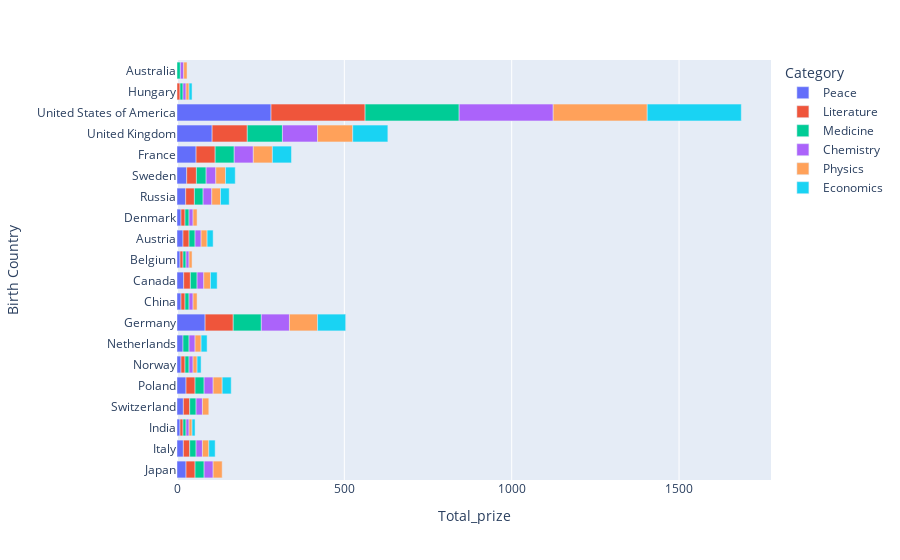

The notebook cell this image was saved under:
### Code cell
fig = px.bar(countries_by_prizes,
             x='Total_prize',
             y='Birth Country',
             color='Category',
             orientation='h',
             )

fig.show()

### Figure 1 — Plotly figure (JSON) as saved in the notebook; plotly's stock layout.template omitted (floating-point values rounded to 4 significant figures)
{"data": [{"alignmentgroup": "True", "hovertemplate": "Category=Peace<br>Total_prize=%{x}<br>Birth Country=%{y}<extra></extra>", "legendgroup": "Peace", "marker": {"color": "#636efa", "pattern": {"shape": ""}}, "name": "Peace", "offsetgroup": "Peace", "orientation": "h", "showlegend": true, "textposition": "auto", "type": "bar", "x": [27, 19, 9, 19, 27, 12, 18, 84, 12, 20, 9, 18, 12, 26, 29, 57, 105, 281], "xaxis": "x", "y": ["Japan", "Italy", "India", "Switzerland", "Poland", "Norway", "Netherlands", "Germany", "China", "Canada", "Belgium", "Austria", "Denmark", "Russia", "Sweden", "France", "United Kingdom", "United States of America"], "yaxis": "y"}, {"alignmentgroup": "True", "hovertemplate": "Category=Literature<br>Total_prize=%{x}<br>Birth Country=%{y}<extra></extra>", "legendgroup": "Literature", "marker": {"color": "#EF553B", "pattern": {"shape": ""}}, "name": "Literature", "offsetgroup": "Literature", "orientation": "h", "showlegend": true, "textposition": "auto", "type": "bar", "x": [27, 19, 9, 9, 19, 27, 12, 84, 12, 20, 9, 18, 12, 26, 29, 57, 105, 281], "xaxis": "x", "y": ["Japan", "Italy", "India", "Hungary", "Switzerland", "Poland", "Norway", "Germany", "China", "Canada", "Belgium", "Austria", "Denmark", "Russia", "Sweden", "France", "United Kingdom", "United States of America"], "yaxis": "y"}, {"alignmentgroup": "True", "hovertemplate": "Category=Medicine<br>Total_prize=%{x}<br>Birth Country=%{y}<extra></extra>", "legendgroup": "Medicine", "marker": {"color": "#00cc96", "pattern": {"shape": ""}}, "name": "Medicine", "offsetgroup": "Medicine", "orientation": "h", "showlegend": true, "textposition": "auto", "type": "bar", "x": [27, 19, 9, 9, 19, 27, 12, 18, 84, 12, 20, 9, 18, 10, 12, 26, 29, 57, 105, 281], "xaxis": "x", "y": ["Japan", "Italy", "India", "Hungary", "Switzerland", "Poland", "Norway", "Netherlands", "Germany", "China", "Canada", "Belgium", "Austria", "Australia", "Denmark", "Russia", "Sweden", "France", "United Kingdom", "United States of America"], "yaxis": "y"}, {"alignmentgroup": "True", "hovertemplate": "Category=Chemistry<br>Total_prize=%{x}<br>Birth Country=%{y}<extra></extra>", "legendgroup": "Chemistry", "marker": {"color": "#ab63fa", "pattern": {"shape": ""}}, "name": "Chemistry", "offsetgroup": "Chemistry", "orientation": "h", "showlegend": true, "textposition": "auto", "type": "bar", "x": [27, 19, 9, 9, 19, 27, 12, 18, 84, 12, 20, 9, 18, 10, 12, 26, 29, 57, 105, 281], "xaxis": "x", "y": ["Japan", "Italy", "India", "Hungary", "Switzerland", "Poland", "Norway", "Netherlands", "Germany", "China", "Canada", "Belgium", "Austria", "Australia", "Denmark", "Russia", "Sweden", "France", "United Kingdom", "United States of America"], "yaxis": "y"}, {"alignmentgroup": "True", "hovertemplate": "Category=Physics<br>Total_prize=%{x}<br>Birth Country=%{y}<extra></extra>", "legendgroup": "Physics", "marker": {"color": "#FFA15A", "pattern": {"shape": ""}}, "name": "Physics", "offsetgroup": "Physics", "orientation": "h", "showlegend": true, "textposition": "auto", "type": "bar", "x": [27, 19, 9, 9, 19, 27, 12, 18, 84, 12, 20, 9, 18, 10, 12, 26, 29, 57, 105, 281], "xaxis": "x", "y": ["Japan", "Italy", "India", "Hungary", "Switzerland", "Poland", "Norway", "Netherlands", "Germany", "China", "Canada", "Belgium", "Austria", "Australia", "Denmark", "Russia", "Sweden", "France", "United Kingdom", "United States of America"], "yaxis": "y"}, {"alignmentgroup": "True", "hovertemplate": "Category=Economics<br>Total_prize=%{x}<br>Birth Country=%{y}<extra></extra>", "legendgroup": "Economics", "marker": {"color": "#19d3f3", "pattern": {"shape": ""}}, "name": "Economics", "offsetgroup": "Economics", "orientation": "h", "showlegend": true, "textposition": "auto", "type": "bar", "x": [19, 9, 9, 27, 12, 18, 84, 20, 18, 26, 29, 57, 105, 281], "xaxis": "x", "y": ["Italy", "India", "Hungary", "Poland", "Norway", "Netherlands", "Germany", "Canada", "Austria", "Russia", "Sweden", "France", "United Kingdom", "United States of America"], "yaxis": "y"}], "layout": {"barmode": "relative", "legend": {"title": {"text": "Category"}, "tracegroupgap": 0}, "margin": {"t": 60}, "xaxis": {"anchor": "y", "domain": [0, 1], "title": {"text": "Total_prize"}}, "yaxis": {"anchor": "x", "domain": [0, 1], "title": {"text": "Birth Country"}}}}
